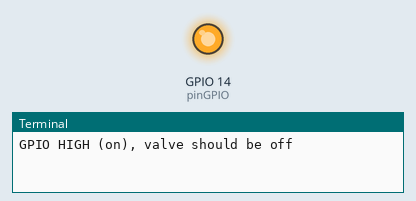
This program was run on a simulated Raspberry Pi (BCM pin numbers). Parts: output pins drawn as LEDs (lit = HIGH), the last lines printed to the terminal.

Above: at 1.5 s.
At 4.5 s:
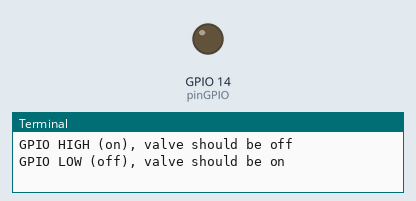
Timing chart, 0 to 7.8 s (numbered marks = the images above):
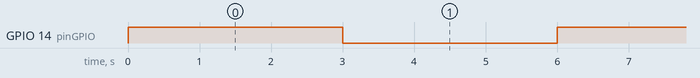

The program:

valve.py
```python
#Import the necessary libraries
import RPi.GPIO as GPIO
import time

pinGPIO = 14
# bomba 14
# valAgua 18

GPIO.setmode(GPIO.BCM)

#Setup pin 18 as an output
GPIO.setmode(GPIO.BCM)
GPIO.setup(pinGPIO, GPIO.OUT)

#This function turns the valve on and off in 10 sec. intervals.
def valve_OnOff(Pin):
    while True:
        GPIO.output(pinGPIO, GPIO.HIGH)
        print("GPIO HIGH (on), valve should be off")
        time.sleep(3) #waiting time in seconds
        GPIO.output(pinGPIO, GPIO.LOW)
        print("GPIO LOW (off), valve should be on")
        time.sleep(3)

valve_OnOff(pinGPIO)
GPIO.cleanup()
```

Measured:
- by itself, GPIO 14 (pinGPIO): alternates HIGH for 3.0 s and LOW for 3.0 s
